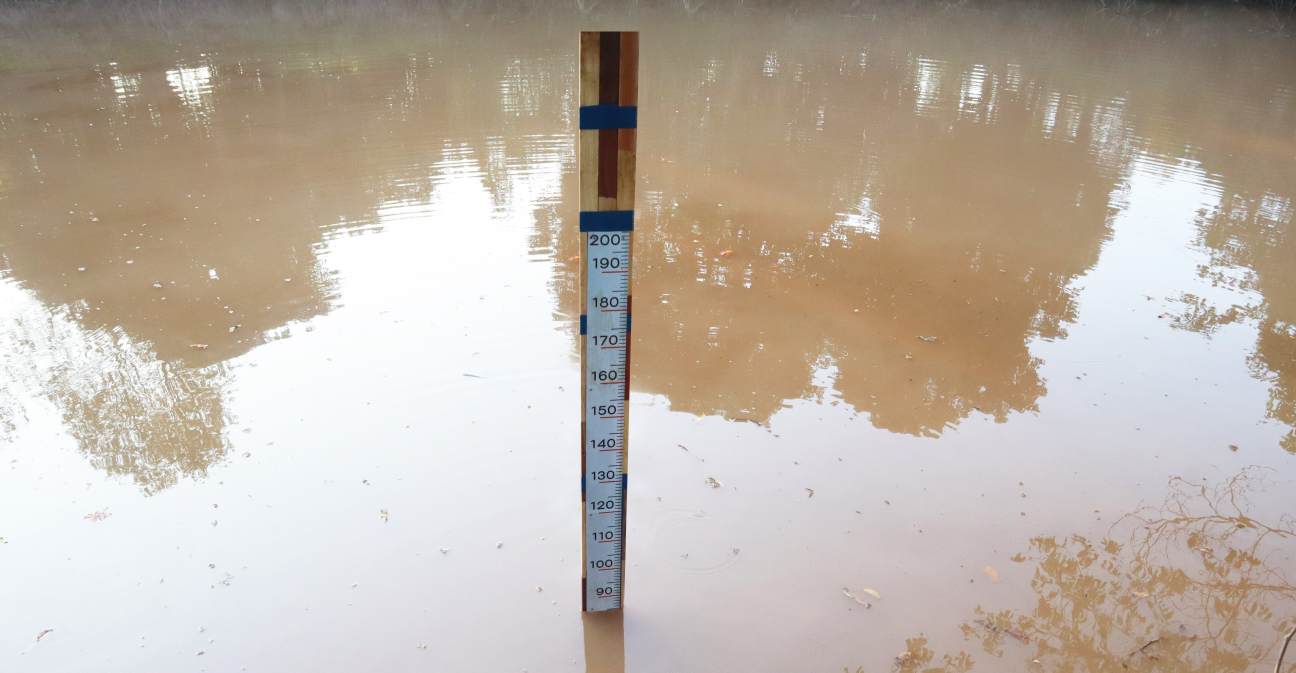
#> input picture Flood01.jpg, 5184 x 2690 px (shown at 1/4 size)
$ python 'delete Noise.py'
#> lines starting #> are read from the running program, lines starting #| are printed output that depends on the picture; after the words box and inside, x2 and y2 are one past the last pixel; in counts of white or black regions, pixels touching at a corner belong together
import cv2
import numpy as np


img  = cv2.imread("Flood01.jpg")
#> img is the input picture: shape (2690, 5184, 3); mean B, G, R 168.4, 179.5, 190.4
img_resize = cv2.resize(img,(600,700))
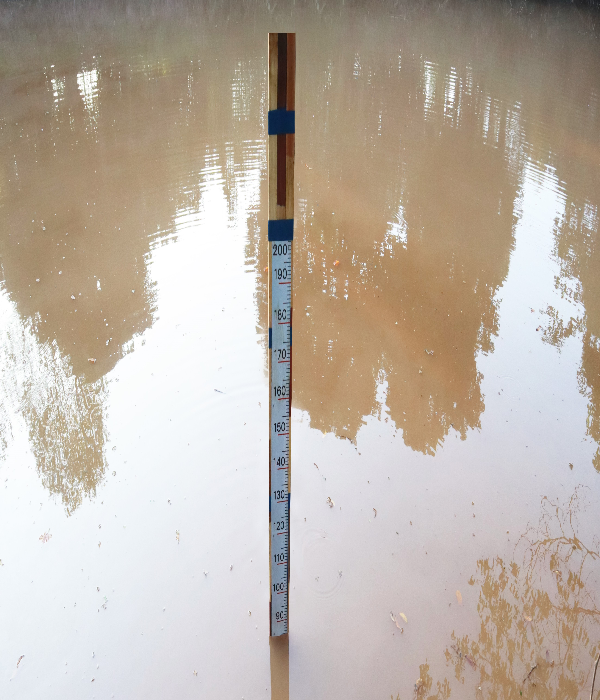
#> img_resize: shape (700, 600, 3); mean B, G, R 168.3, 179.4, 190.3
img_gray = cv2.cvtColor(img_resize,cv2.COLOR_BGR2GRAY)
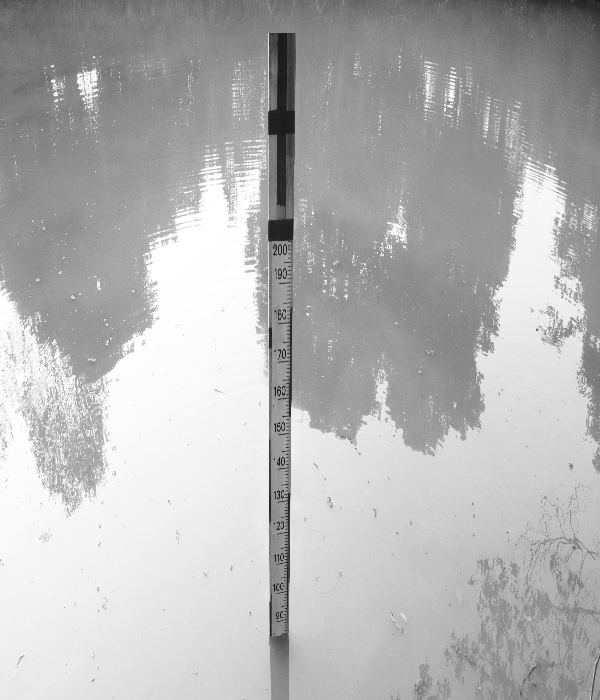
#> img_gray: shape (700, 600); min 14, max 255, mean 181.4
#Gaussian blur & Threshold
gray_blur = cv2.GaussianBlur(img_gray,(15,15),1)
#Adaptive Thresholding
Threshold = cv2.adaptiveThreshold(gray_blur,255,cv2.ADAPTIVE_THRESH_GAUSSIAN_C,cv2.THRESH_BINARY_INV,11,38)
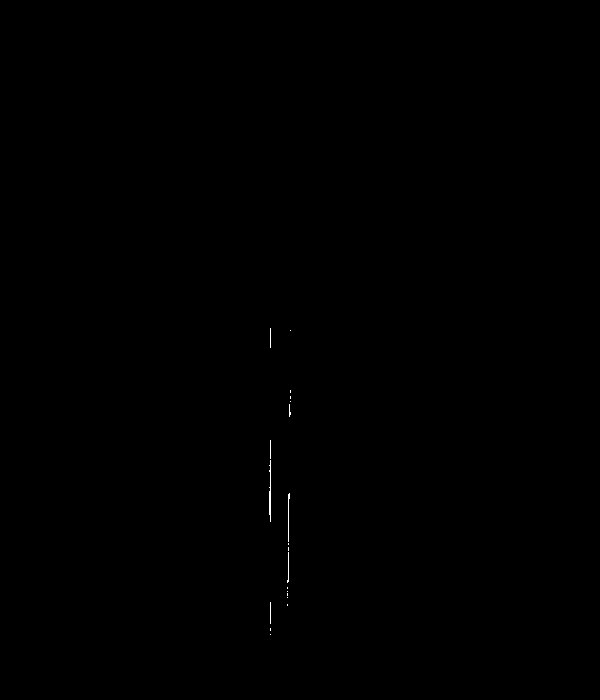
#> Threshold: shape (700, 600); 0.07% white in thin lines or dots, all inside (x1, y1, x2, y2) = (269, 328, 291, 635)
kernel = np.ones((6,6),np.uint8)
clossing = cv2.morphologyEx(Threshold,cv2.MORPH_CROSS,kernel,iterations=5)
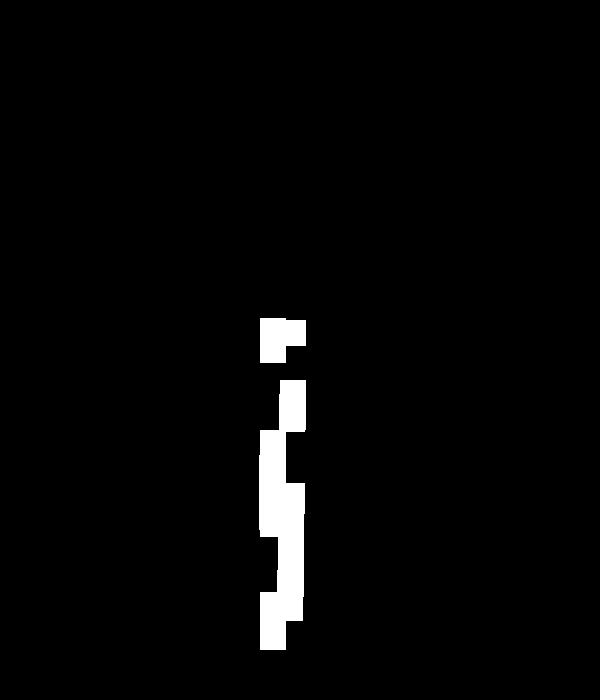
#> clossing: shape (700, 600); 2.5% white; 2 white regions, box (x1, y1, x2, y2) and area: (259, 380, 306, 650) 8692, (260, 318, 306, 363) 1690

img_dilate = cv2.dilate(clossing,kernel,iterations=3)
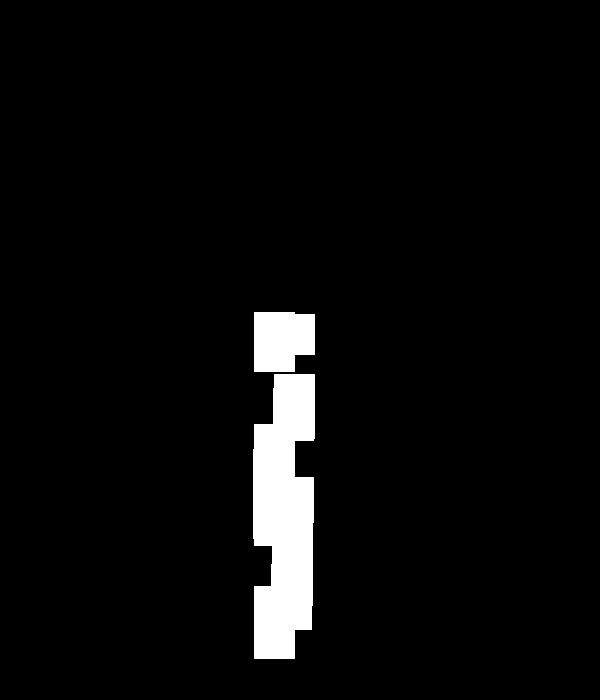
#> img_dilate: shape (700, 600); 4.2% white; 2 white regions, box (x1, y1, x2, y2) and area: (253, 374, 315, 659) 14227, (254, 312, 315, 372) 3280
img_Thre = cv2.erode(img_dilate,kernel,iterations=1)
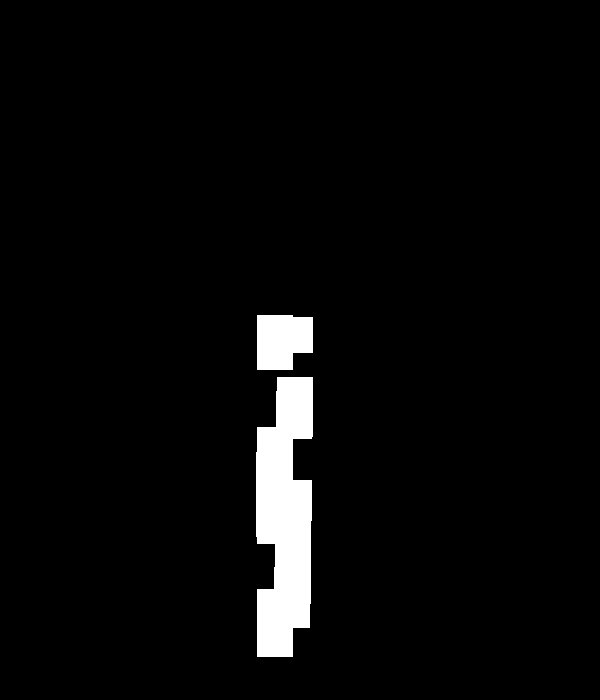
#> img_Thre: shape (700, 600); 3.6% white; 2 white regions
thresh , result = cv2.threshold(img_Thre,215,255,cv2.THRESH_BINARY)

contours , hierarchy = cv2.findContours(result,cv2.RETR_TREE,cv2.CHAIN_APPROX_NONE)
#> contours = 2 contours; box (x1, y1, x2, y2) and area: (256, 377, 313, 657) 11966, (257, 315, 313, 370) 2591
cv2.drawContours(img_resize,contours,-1,(0,0,255),2)
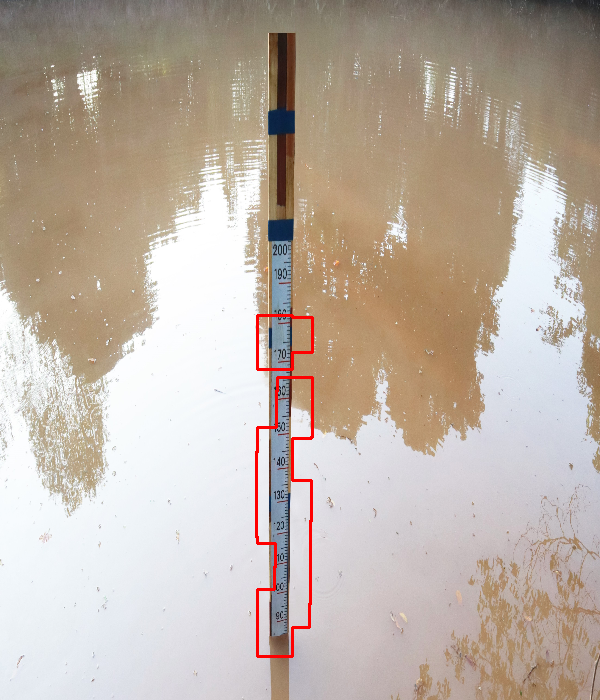
#> img_resize: shape (700, 600, 3); 0.68% of pixels changed, all inside (x1, y1, x2, y2) = (255, 314, 314, 658)


cv2.imshow("Normal",clossing)
cv2.imshow("imgThe",img_resize)


cv2.waitKey(0)
cv2.destroyAllWindows()


    #contour,Heirachy = cv2.findContours(img_Thre,cv2.RETR_EXTERNAL,cv2.CHAIN_APPROX_SIMPLE)

"""
    for cn in contour:
        area = cv2.contourArea(cn)
        if area < 2000 or area > 3500:
            continue

        (x,y),(w,h),angle = rect = cv2.minAreaRect(cn)
        box = cv2.boxPoints(rect)
        box = np.int0(box)
        cv2.circle(img_resize,(int(x),int(y)),3,[0,0,255],-1)
        cv2.polylines(img_resize,[box],True,[255,0,0],2)
        cv2.rectangle(img_Thre,(x,y),(x+w,(y+h)),(0,255,0),2)
    cv2.imshow("Normal",img_resize)
    if cv2.waitKey(1) & 0xFF == ord("e"):
        break

"""


"""
result = clossing.copy()
    contours,hierachy = cv2.findContours(result,cv2.RETR_EXTERNAL,cv2.CHAIN_APPROX_SIMPLE)

    for cn in contours:
        area = cv2.contourArea(cn)
        if area < 2000 or area < 35000:
            contours
        rectangle = cv2.fitEllipse(cn)
        cv2.rectangle(img_resize,rectangle,(255,0,0),2)

        cv2.imshow("output",img_resize)

"""

$ run again, with Flood02.jpg copied over Flood01.jpg
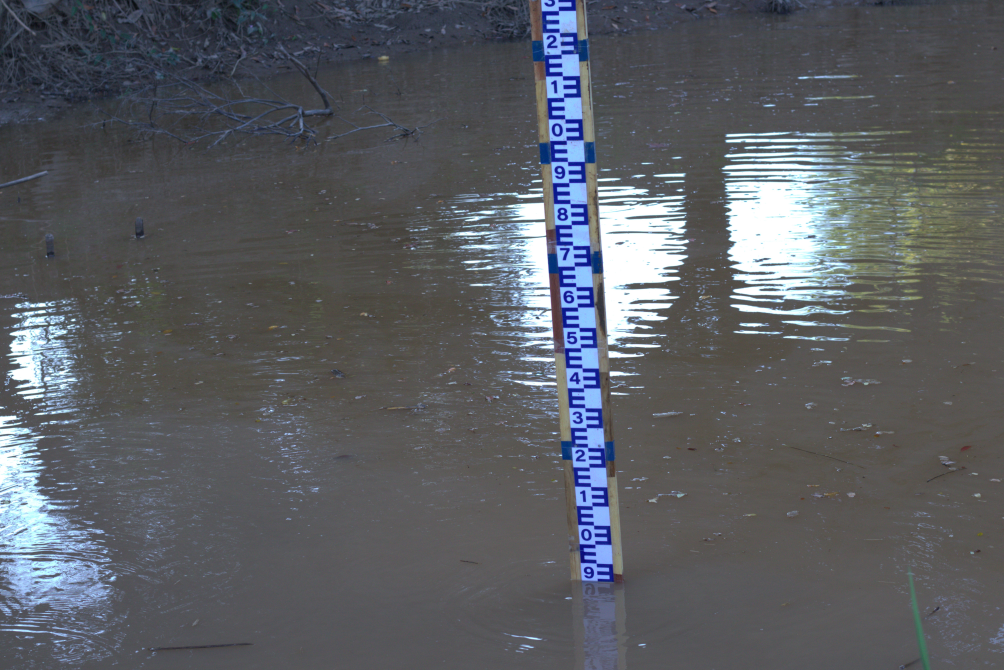
#> input picture Flood02.jpg, 6024 x 4020 px (shown at 1/6 size)
#> img is the input picture: shape (4020, 6024, 3); mean B, G, R 98.6, 93.5, 90.6
#> `Threshold = cv2.adaptiveThreshold(gray_blur,255,cv2.ADAPTIVE_THRESH_GA..`:
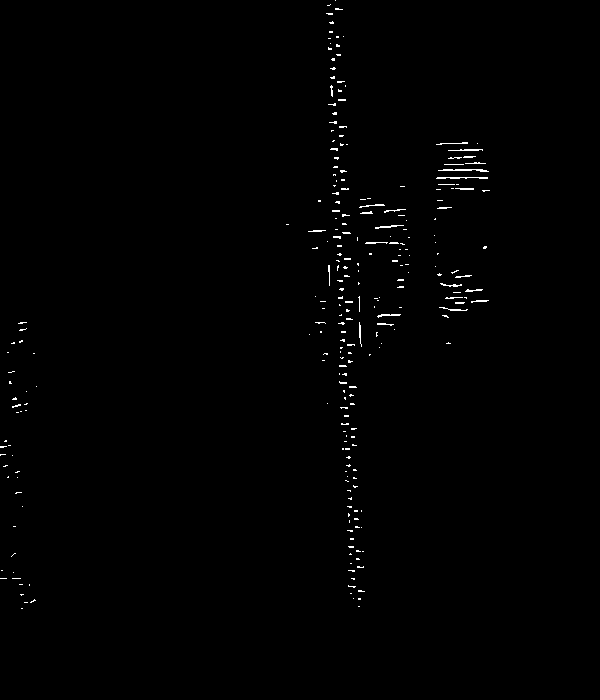
#> Threshold: shape (700, 600); 0.61% white in thin lines or dots, all inside (x1, y1, x2, y2) = (0, 0, 490, 609)
#> clossing: shape (700, 600); 15.3% white; 4 white regions, box (x1, y1, x2, y2) and area: (276, 0, 505, 622) 52721, (0, 312, 52, 428) 5008, (0, 430, 38, 542) 3437, (0, 543, 51, 624) 3035
#> img_dilate: shape (700, 600); 20.6% white; 2 white regions, box (x1, y1, x2, y2) and area: (270, 0, 514, 631) 69917, (0, 306, 61, 633) 16581
#> img_Thre: shape (700, 600); 19% white; 2 white regions
#> contours = 3 contours; box (x1, y1, x2, y2) and area: (273, 0, 512, 629) 63878, (0, 309, 59, 631) 14922, (457, 230, 471, 258) 298
#> `cv2.drawContours(img_resize,contours,-1,(0,0,255),2)`:
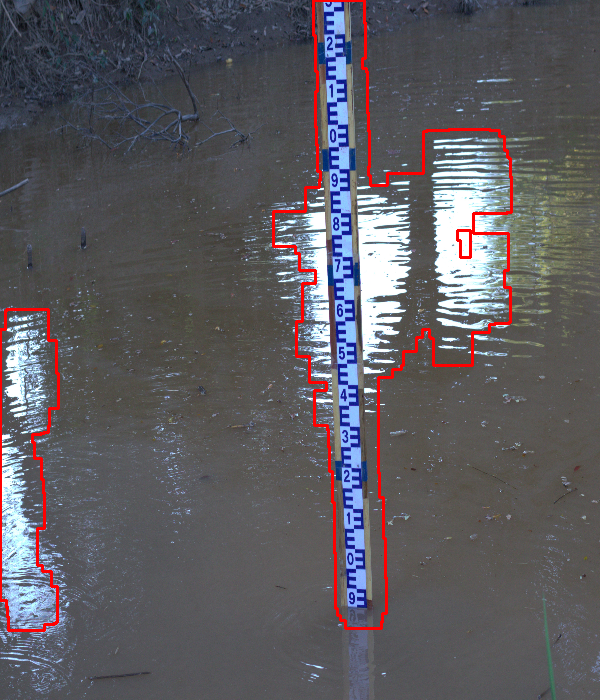
#> img_resize: shape (700, 600, 3); mean B, G, R 96.1, 91.1, 93.5

$ run again, with new-img2.jpg copied over Flood01.jpg
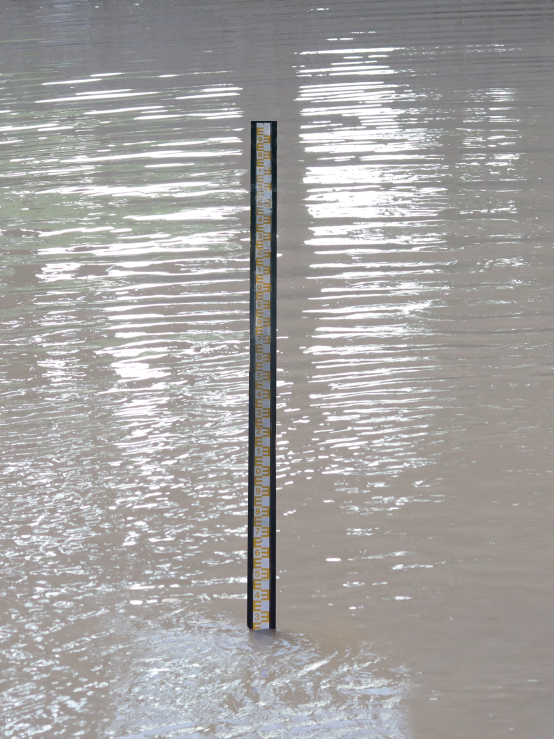
#> input picture new-img2.jpg, 1108 x 1477 px (shown at 1/2 size)
#> img is the input picture: shape (1477, 1108, 3); mean B, G, R 162, 163, 165.3
#> Threshold: shape (700, 600); 0% white in thin lines or dots, all inside (x1, y1, x2, y2) = (269, 116, 274, 550)
#> `clossing = cv2.morphologyEx(Threshold,cv2.MORPH_CROSS,kernel,iteration..`:
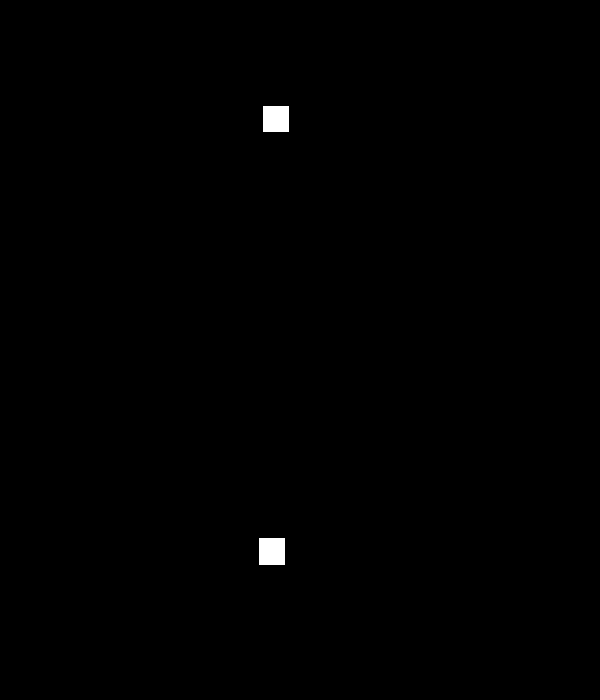
#> clossing: shape (700, 600); 0.33% white; 2 white regions, box (x1, y1, x2, y2) and area: (259, 538, 285, 565) 702, (263, 106, 289, 132) 676
#> img_dilate: shape (700, 600); 0.81% white; 2 white regions, box (x1, y1, x2, y2) and area: (253, 532, 294, 574) 1722, (257, 100, 298, 141) 1681
#> img_Thre: shape (700, 600); 0.63% white; 2 white regions
#> contours = 2 contours; box (x1, y1, x2, y2) and area: (256, 535, 292, 572) 1260, (260, 103, 296, 139) 1225
#> `cv2.drawContours(img_resize,contours,-1,(0,0,255),2)`:
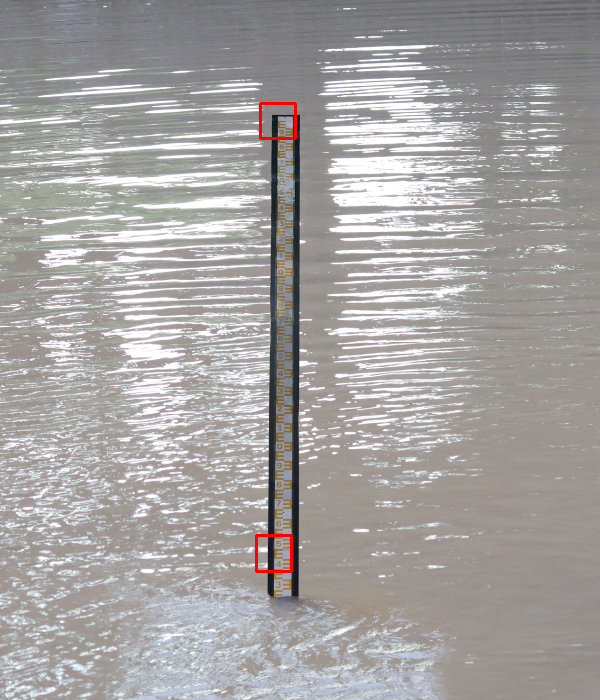
#> img_resize: shape (700, 600, 3); mean B, G, R 161.6, 162.6, 165.4
